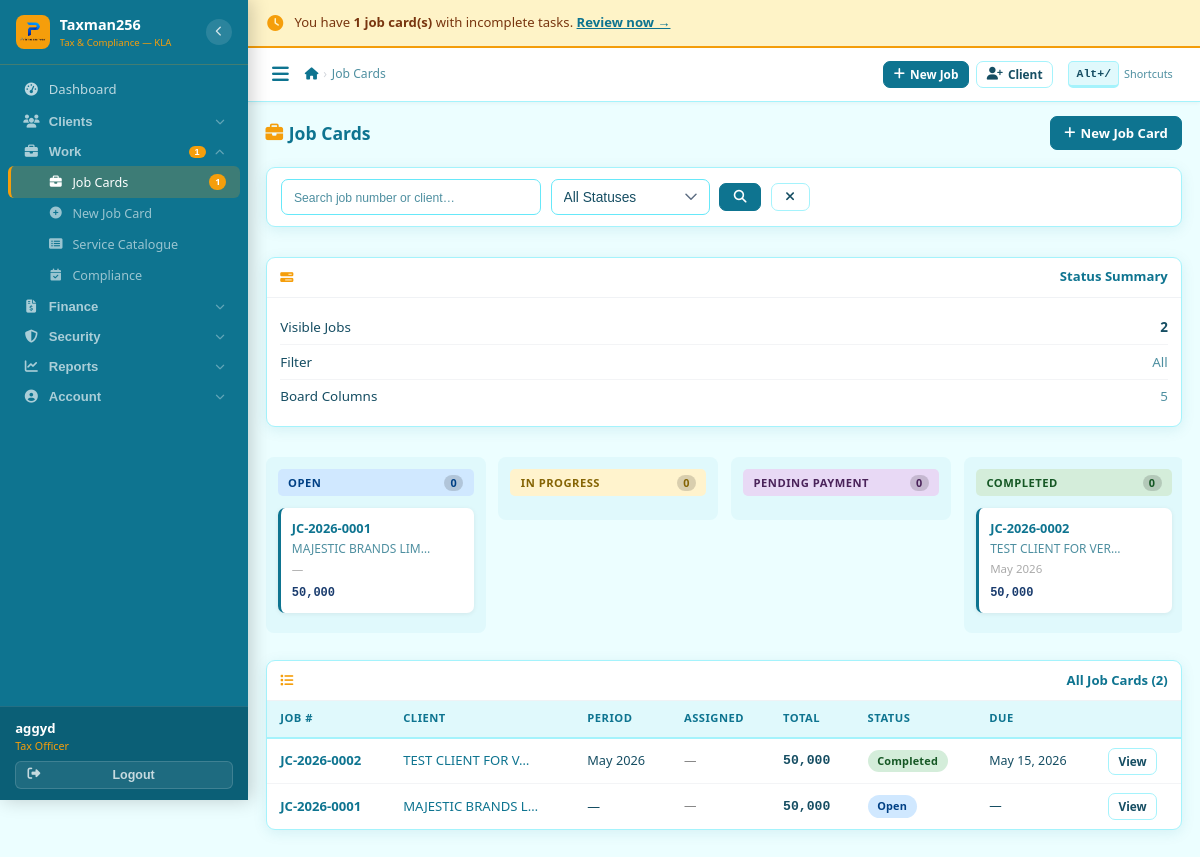
The app's page /jobs/ (signed in), older data.
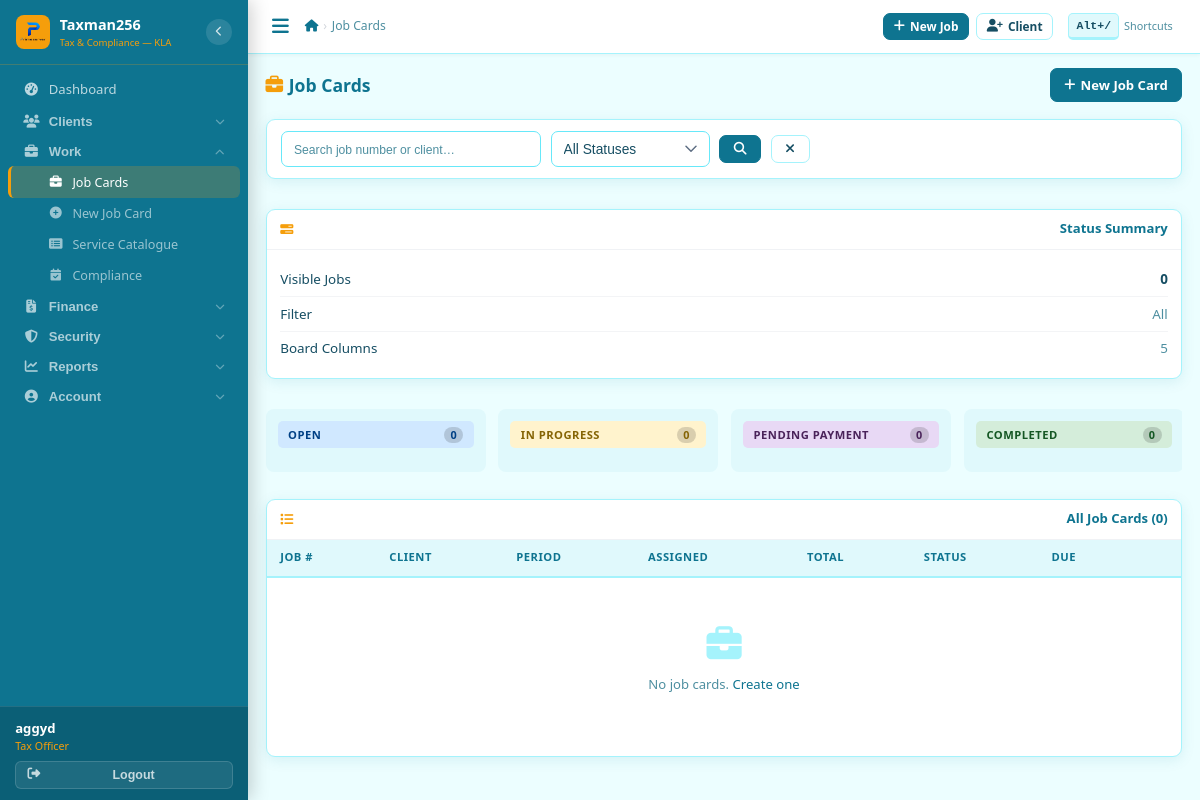
The same page, newer data.
### services/models.py (models this page shows, shortened)
class JobCard(models.Model):
    STATUS = [
        ('open','Open'),('in_progress','In Progress'),
        ('pending_payment','Pending Payment'),('completed','Completed'),('cancelled','Cancelled'),
    ]
    PRIORITY = [('normal','Normal'),('urgent','Urgent')]
    job_number = models.CharField(max_length=30, unique=True, editable=False)
    client = models.ForeignKey(Client, on_delete=models.CASCADE, related_name='job_cards')
    period_month = models.IntegerField(null=True, blank=True)
    period_year = models.IntegerField(null=True, blank=True)
    assigned_to = models.ForeignKey(User, on_delete=models.SET_NULL, null=True, related_name='assigned_jobs')
    status = models.CharField(max_length=20, choices=STATUS, default='open')
    priority = models.CharField(max_length=10, choices=PRIORITY, default='normal')
    notes = models.TextField(blank=True)
    due_date = models.DateField(null=True, blank=True)
    is_periodic = models.BooleanField(default=False)
    total_fee = models.DecimalField(max_digits=15, decimal_places=2, default=0)
    created_by = models.ForeignKey(User, on_delete=models.SET_NULL, null=True, related_name='created_jobs')
    created_at = models.DateTimeField(auto_now_add=True)
    updated_at = models.DateTimeField(auto_now=True)
    completed_at = models.DateTimeField(null=True, blank=True)
    class Meta:
        ordering = ['-created_at']
    def get_period_label(self):
        if self.period_month and self.period_year:
            from calendar import month_name
            return f"{month_name[self.period_month]} {self.period_year}"
        return "—"

### clients/models.py (models this page shows, shortened)
class Client(models.Model):
    CLIENT_TYPE = [('individual','Individual'),('company','Company'),('ngo','NGO'),('partnership','Partnership')]
    STATUS = [('active','Active'),('dormant','Dormant'),('suspended','Suspended'),('blacklisted','Blacklisted')]
    client_id = models.CharField(max_length=20, unique=True, editable=False)
    client_type = models.CharField(max_length=20, choices=CLIENT_TYPE, default='individual')
    full_name = models.CharField(max_length=200)
    trading_name = models.CharField(max_length=200, blank=True)
    tin = models.CharField(max_length=50, blank=True, unique=False, verbose_name='TIN')
    phone_primary = models.CharField(max_length=20)
    phone_whatsapp = models.CharField(max_length=20, blank=True)
    email = models.EmailField(blank=True)
    physical_address = models.CharField(max_length=300, blank=True)
    district = models.CharField(max_length=100, default='Kampala')
    date_registered = models.DateField(auto_now_add=True)
    referred_by = models.ForeignKey('self', null=True, blank=True, on_delete=models.SET_NULL, related_name='referrals')
    assigned_officer = models.ForeignKey(User, on_delete=models.SET_NULL, null=True, related_name='assigned_clients')
    status = models.CharField(max_length=20, choices=STATUS, default='active')
    notes = models.TextField(blank=True)
    total_outstanding = models.DecimalField(max_digits=15, decimal_places=2, default=0)
    last_transaction_date = models.DateField(null=True, blank=True)
    created_by = models.ForeignKey(User, on_delete=models.SET_NULL, null=True, related_name='created_clients')
    created_at = models.DateTimeField(auto_now_add=True)
    updated_at = models.DateTimeField(auto_now=True)
    class Meta:
        ordering = ['-created_at']
    def get_display_name(self):
        return self.full_name

### core/models.py (models this page shows, shortened)
class User(AbstractUser):
    ROLE_CHOICES = [
        ('receptionist', 'Receptionist'),
        ('tax_officer',  'Tax Officer'),
        ('senior_officer','Senior Officer'),
        ('manager',      'Manager'),
        ('admin',        'Admin'),
    ]
    THEME_CHOICES = [
        ('ocean',    'Ocean Teal'),
    ]
    role              = models.CharField(max_length=20, choices=ROLE_CHOICES, default='tax_officer')
    phone_whatsapp    = models.CharField(max_length=20, blank=True,
                                         help_text='WhatsApp number used for sending reminders (e.g. +256785230670)')
    email_notify      = models.EmailField(blank=True,
                                          help_text='Email used for sending communications (e.g. taxissues.go@gmail.com)')
    is_active_staff   = models.BooleanField(default=True)
    date_joined_firm  = models.DateField(null=True, blank=True)
    receive_debt_alerts = models.BooleanField(default=True,
                                               help_text='Receive Saturday/Monday debt reports')
    receive_task_reminders = models.BooleanField(default=True,
                                                  help_text='Receive reminders for incomplete tasks')
    ui_theme          = models.CharField(max_length=20, choices=THEME_CHOICES, default='ocean')

### services/views.py (the view)
# urls.py: path('',               views.jobcard_list,         name='list'),
@login_required
def jobcard_list(request):
    jobs = JobCard.objects.select_related('client','assigned_to').prefetch_related('line_items').all()
    status = request.GET.get('status','')
    q = request.GET.get('q','')
    if status: jobs = jobs.filter(status=status)
    if q: jobs = jobs.filter(Q(job_number__icontains=q)|Q(client__full_name__icontains=q))
    kanban = {s: [j for j in jobs if j.status == s] for s,_ in JobCard.STATUS}
    return render(request, 'services/jobcard_list.html', {
        'jobs': jobs, 'kanban': kanban, 'status': status, 'q': q,
        'status_choices': JobCard.STATUS, 'today': timezone.now().date(),
    })

### templates/services/jobcard_list.html (shortened to what the changed rows need)
{% extends 'base.html' %}
{% block nav_jobs %}active{% endblock %}
{% block content %}
<div class="layout-main-sidebar" style="margin-bottom:.9rem">
  <div class="card-box card-compact">
    <div class="card-body">
      <div class="stat-row"><span>Visible Jobs</span><span class="fw-7">{{ jobs|length }}</span></div>
    </div>
  </div>
</div>
<div class="kanban-board" style="margin-bottom:1.2rem">
  {% for s_val,s_label in status_choices %}
  <div class="kanban-col">
    <div class="kanban-col-header badge-{{ s_val }}" style="margin-bottom:.7rem">
      <span style="font-size:.7rem">{{ s_label }}</span>
      <span style="background:rgba(0,0,0,.15);border-radius:10px;padding:0 6px;font-size:.68rem">{{ kanban|dictsort:s_val|length }}</span>
    </div>
    {% for job in jobs %}{% if job.status == s_val %}
    <a href="{% url 'services:detail' job.pk %}" class="kanban-card {% if job.priority == 'urgent' %}urgent{% endif %}" style="display:block;text-decoration:none">
      <div class="kc-title">{{ job.job_number }}</div>
      <div class="kc-client">{{ job.client.get_display_name|truncatechars:20 }}</div>
      <div style="font-size:.72rem;color:#aaa;margin-top:.15rem">{{ job.get_period_label }}</div>
      <div class="kc-foot">
        <span class="ugx" style="font-size:.75rem;color:#1A3C6E">{{ job.total_fee|floatformat:0|intcomma }}</span>
      </div>
    </a>
    {% endif %}{% endfor %}
  </div>
  {% endfor %}
</div>
<div class="card-box card-compact">
  <div class="card-head"><i class="fas fa-list"></i>All Job Cards ({{ jobs|length }})</div>
  <div class="tbl-wrap">
    <table class="tbl">
      <thead><tr><th>Job #</th><th>Client</th><th>Period</th><th>Assigned</th><th>Total</th><th>Status</th><th>Due</th><th></th></tr></thead>
      <tbody>
        {% for job in jobs %}
        <tr>
          <td><a href="{% url 'services:detail' job.pk %}" style="font-weight:700">{{ job.job_number }}</a></td>
          <td><a href="{% url 'clients:detail' job.client.pk %}">{{ job.client.get_display_name|truncatechars:18 }}</a></td>
          <td style="font-size:.8rem">{{ job.get_period_label }}</td>
          <td style="font-size:.78rem;color:#888">{{ job.assigned_to.get_full_name|default:"—" }}</td>
          <td class="ugx" style="font-size:.82rem">{{ job.total_fee|floatformat:0|intcomma }}</td>
          <td><span class="badge badge-{{ job.status }}">{{ job.get_status_display }}</span></td>
          <td style="font-size:.78rem;{% if job.due_date and job.due_date < today %}color:#e74c3c;font-weight:700{% endif %}">{{ job.due_date|default:"—" }}</td>
          <td><a href="{% url 'services:detail' job.pk %}" class="btn btn-outline btn-sm">View</a></td>
        </tr>
        {% empty %}
        <tr><td colspan="8"><div class="empty-state"><i class="fas fa-briefcase"></i><p>No job cards. <a href="{% url 'services:create' %}">Create one</a></p></div></td></tr>
        {% endfor %}
      </tbody>
    </table>
  </div>
</div>
{% endblock %}

### templates/base.html (shortened to what the changed rows need)
{% load static %}<!DOCTYPE html>
<html lang="en">
<head>
<link rel="stylesheet" href="https://cdnjs.cloudflare.com/ajax/libs/font-awesome/6.5.0/css/all.min.css">
<link rel="stylesheet" href="https://cdnjs.cloudflare.com/ajax/libs/select2/4.1.0-rc.0/css/select2.min.css">
<link rel="stylesheet" href="https://cdn.jsdelivr.net/npm/select2-bootstrap-5-theme@1.3.0/dist/select2-bootstrap-5-theme.min.css">
<link rel="stylesheet" href="https://cdnjs.cloudflare.com/ajax/libs/flatpickr/4.6.13/flatpickr.min.css">
<link rel="stylesheet" href="{% static 'css/app.css' %}?v=5">
</head>
<body data-theme="ocean">
{% if user.is_authenticated %}
<nav class="sidebar" id="sidebar">
  <div class="sb-scroll">
    <div class="sb-group" id="grp-work">
      <button type="button" class="sb-group-hd" data-grp="grp-work" data-href="{% url 'services:list' %}" title="Work">
        <i class="fas fa-briefcase"></i>
        <span class="sb-lbl">Work</span>
        {% if pending_jobs_count %}<span class="sb-badge">{{ pending_jobs_count }}</span>{% endif %}
        <i class="fas fa-chevron-down sb-arrow"></i>
      </button>
      <div class="sb-sub" id="sub-work">
        <a href="{% url 'services:list' %}"      class="sb-link {% block nav_jobs %}{% endblock %}" title="Job Cards">
          <i class="fas fa-briefcase"></i><span class="sb-lbl">Job Cards</span>
          {% if pending_jobs_count %}<span class="sb-badge">{{ pending_jobs_count }}</span>{% endif %}
        </a>
      </div>
    </div>
  </div>
</nav>
<div class="main">
  {% if pending_task_count > 0 %}
  <div class="reminder-bar no-print">
    <i class="fas fa-clock"></i>
    <span>You have <strong>{{ pending_task_count }} job card(s)</strong> with incomplete tasks. <a href="{% url 'services:list' %}?status=in_progress" style="color:var(--blue);font-weight:700;text-decoration:underline;white-space:nowrap">Review now →</a></span>
  </div>
  {% endif %}
  <div class="page-body">{% block content %}{% endblock %}</div>
</div>
{% else %}{% block auth_content %}{% endblock %}{% endif %}
</body>
</html>

Row changes from the older to the newer data that the page shows:
removed JobCard: job_number "JC-2026-0001", client.get_display_name "MAJESTIC BRANDS LIM…", get_period_label "—", total_fee "50,000", client.get_display_name "MAJESTIC BRANDS L…", assigned_to.get_full_name "—", status "Open", due_date "—"
removed JobCard: job_number "JC-2026-0002", client.get_display_name "TEST CLIENT FOR VER…", get_period_label "May 2026", total_fee "50,000", client.get_display_name "TEST CLIENT FOR V…", assigned_to.get_full_name "—", status "Completed", due_date "May 15, 2026"
Text that changed along with them:
{{ jobs|length }}: "2" → "0"
{{ pending_jobs_count }}: "1" → (not shown)
{{ pending_task_count }}: "1" → (not shown)
text no longer shown: "You have job card(s) with incomplete tasks. Review now →"
text now shown: "No job cards. Create one"
